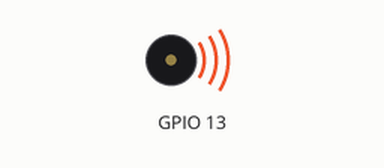
Bench run of a sketch on a simulated ESP32. Shown: buzzer (waves = sounding). What the sketch prints to the serial monitor is not drawn.

Above: at 0.1 s.
Timing chart, 0 to 40.0 s (numbered marks = the images above):
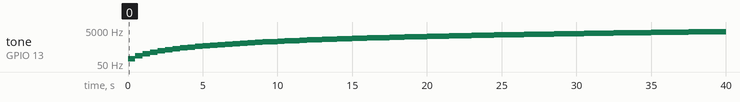

Measured:
- by itself, tone on GPIO 13: plays 100 Hz for 0.50 s, 150 Hz for 0.50 s, 200 Hz for 0.50 s, 250 Hz for 0.50 s, 300 Hz for 0.50 s, 350 Hz for 0.50 s … (80 notes in this stretch)

The sketch:

buzzer.ino
```cpp
int freq = 880;
int channel = 0;
int resolution = 8;

void setup() {
  // put your setup code here, to run once:


  Serial.begin(115200);
  ledcSetup(channel, freq, resolution);
  ledcAttachPin(13, channel);


  ledcWrite(channel, 200);


}

void loop() {
  // put your main code here, to run repeatedly:
  for (int freq = 100; freq < 5000; freq = freq + 50){

     Serial.println(freq);

     ledcWriteTone(channel, freq);
     delay(500);
  }

  ledcWrite(channel, 0);
  delay(4000);
}
```
